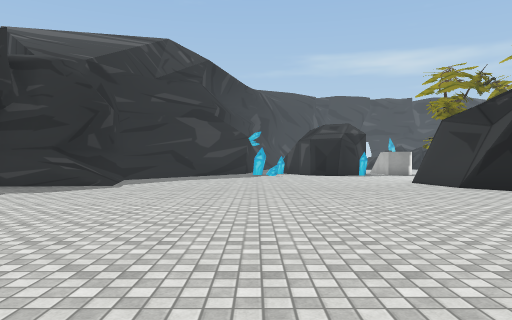
[1] (above)

24 first-person views from a walk through a 3-D level made in the Unity game engine. The camera is 1.3 m above the floor, looks level and sees 70° across. The floor is counted in squares, 2 m on a side. Each view is taken from the middle of a square. On the plan, view 1 faces up. The plan holds only what a view shows up to about 11 squares ahead; the rest is blank. The place goes on beyond the plan. The player is left out. Some surface patterns are stand-ins.

[2]
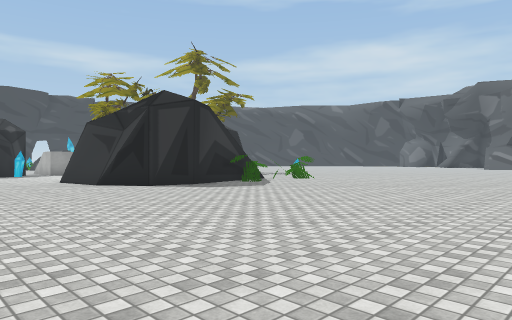

[3]
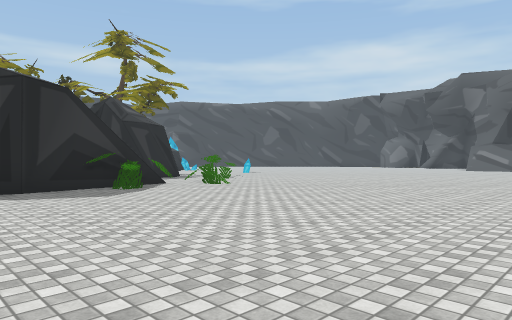

[4]
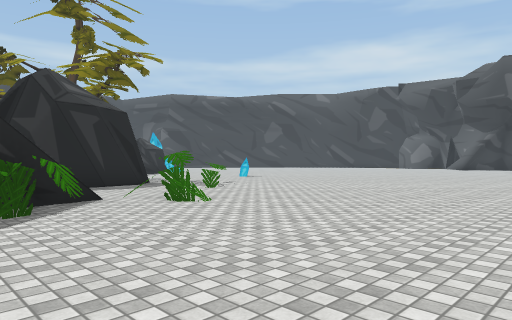

[5]
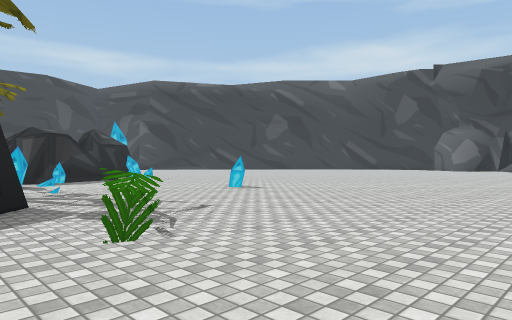

[6]
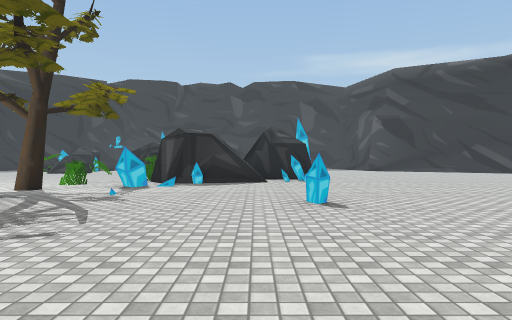

[7]
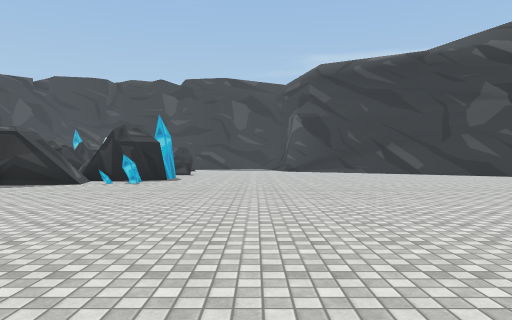

[8]
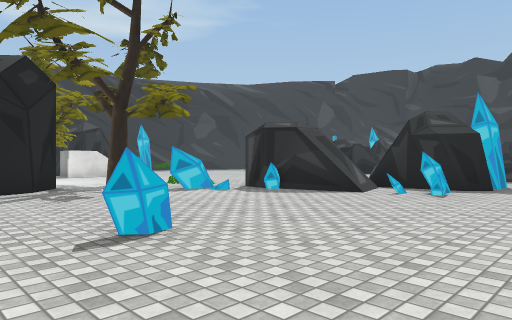

[9]
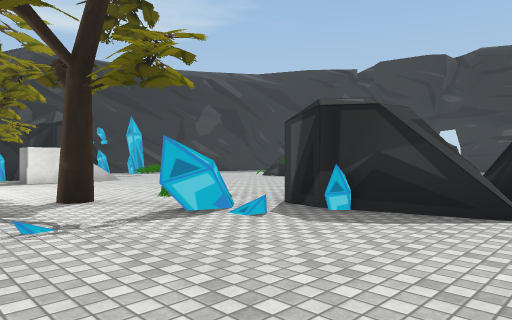

[10]
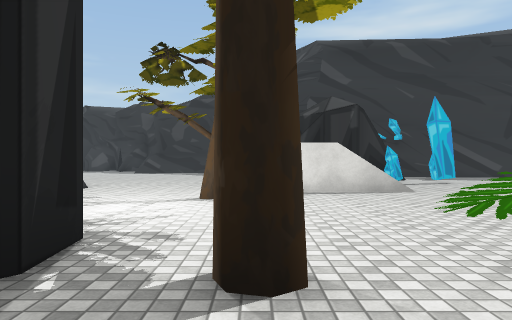

[11]
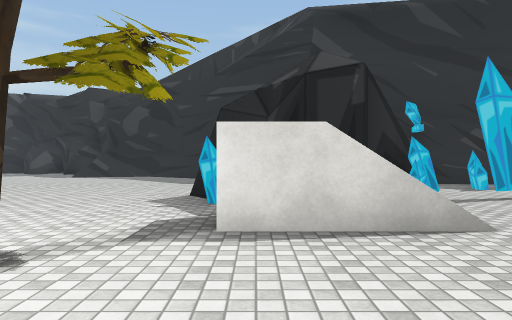

[12]
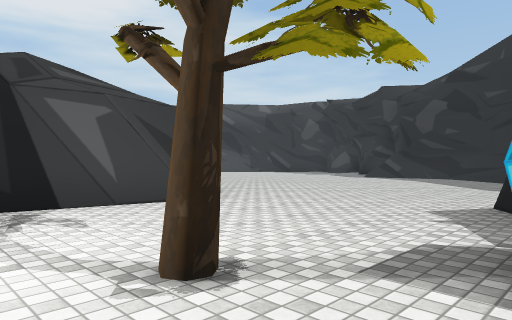

[13]
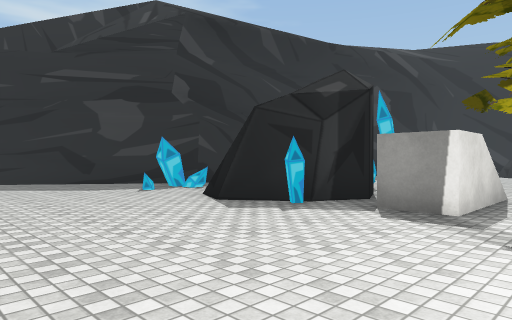

[14]
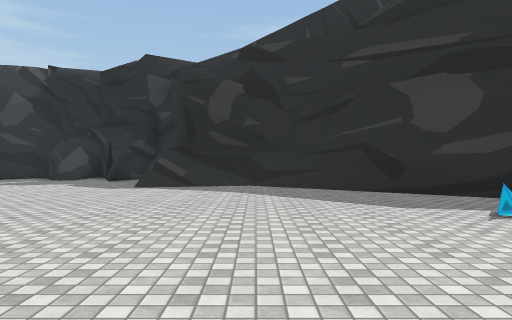

[15]
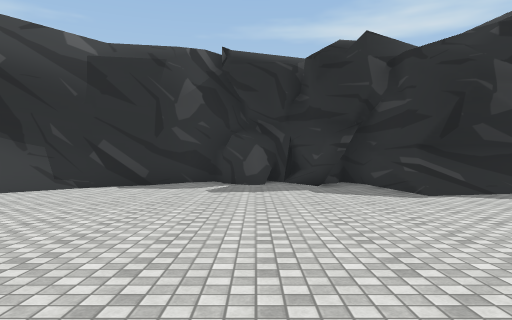

[16]
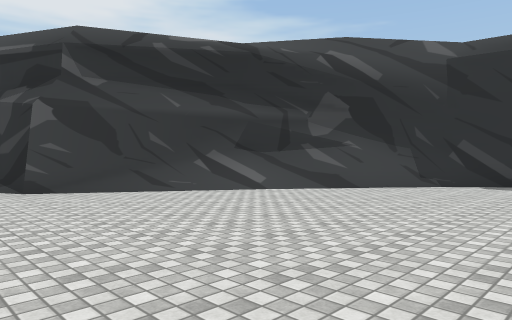

[17]
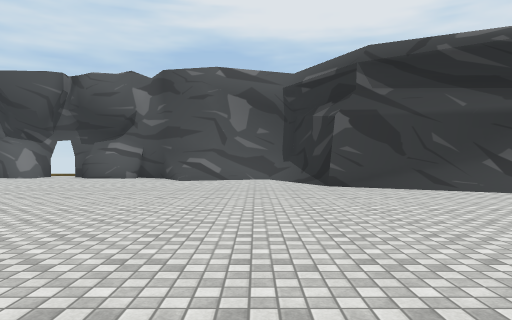

[18]
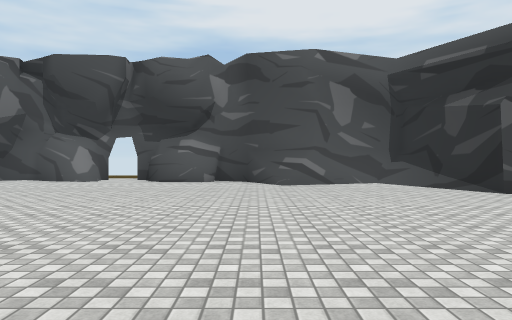

[19]
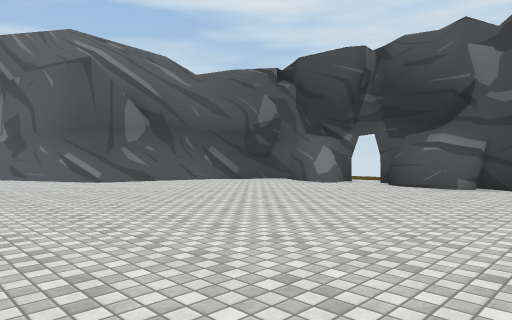

[20]
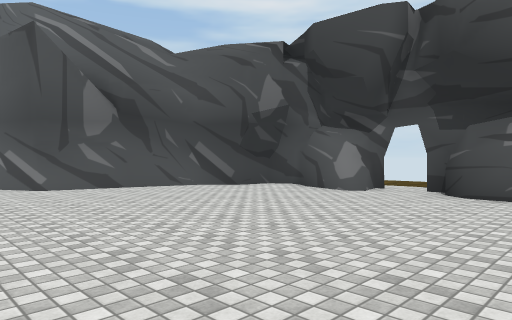

[21]
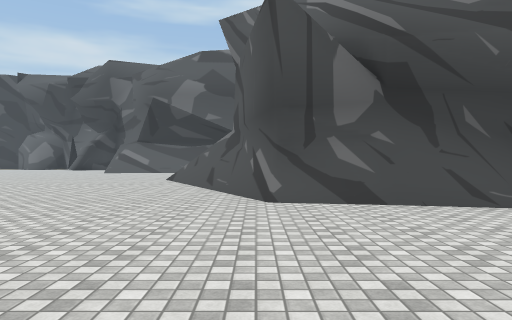

[22]
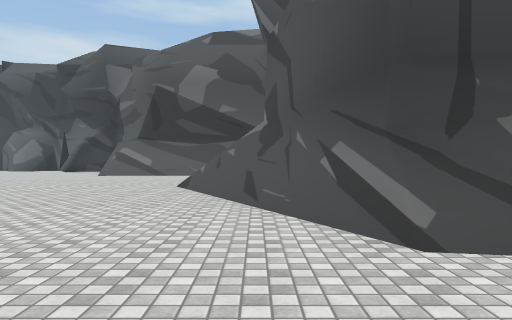

[23]
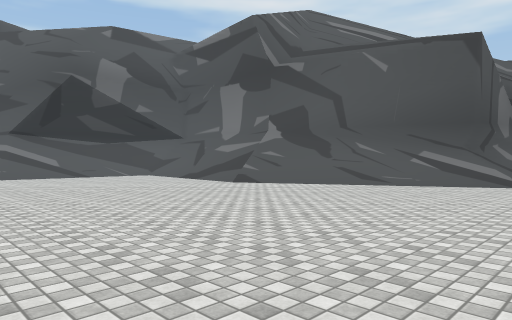

[24]
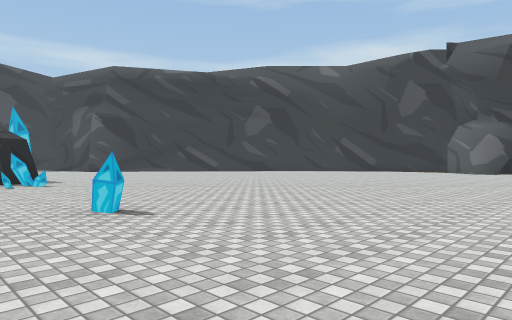

### Floor plan
Key: @ floor where view 1 was taken; # wall or solid block; . main floor; : floor 2 m higher than the main floor; / step, stairs or slope; = window, fence, low wall or low ledge; ^ raised ledge; T tree.
Columns run from 8 left of view 1 to 29 right of it. Each row starts with its distance up from view 1.
 19             #....  ..   ###...........
 18         #   #./......=####=...........
 17        ##   ## .... ==##.............
 16       ###= ##.:.....=.##.............
 15      ##..=.#........T...............
 14     ##..........T.....#............
 13    # ............. ##..............
 12    #/............  ###....#.........
 11    #/............ ###/...............
 10   .#/........####  == /..............
  9  .#//........####  # =/..........
  8  ##..........#####^= =...........
  7 ##..............=#===...........
  6 .#...............=.=................
  5 .#..................................
  4  #.................................
  3   #...............................
  2   #...............................
  1    ##..........................//.
  0      #..@....................///
 -1       #/...................///..
 -2       .#//.............../##/.
 -3          ##............../.
 -4           #............./#
 -5           #/............#
 -6            #####........#
 -7                ####.##.#
 -8                    ...#
 -9                    ..

Where each view was taken, in squares from view 1:
view 1: 0 up, 0 right, facing up
view 2: 1 down, 1 right, facing up-right
view 3: 1 down, 5 right, facing up-right
view 4: 2 up, 8 right, facing up-right
view 5: 6 up, 12 right, facing up-right
view 6: 7 up, 17 right, facing up
view 7: 8 up, 22 right, facing up
view 8: 11 up, 21 right, facing up-left
view 9: 13 up, 18 right, facing up-left
view 10: 15 up, 14 right, facing left
view 11: 16 up, 10 right, facing left
view 12: 16 up, 9 right, facing down-left
view 13: 11 up, 8 right, facing up-left
view 14: 12 up, 5 right, facing left
view 15: 6 up, 3 right, facing left
view 16: 5 up, 4 right, facing down-left
view 17: 6 up, 4 right, facing down
view 18: 4 up, 7 right, facing down
view 19: 2 up, 6 right, facing down-right
view 20: 0 up, 8 right, facing down-right
view 21: 2 down, 11 right, facing right
view 22: 1 down, 14 right, facing right
view 23: 8 up, 15 right, facing down-right
view 24: 8 up, 16 right, facing up-right
